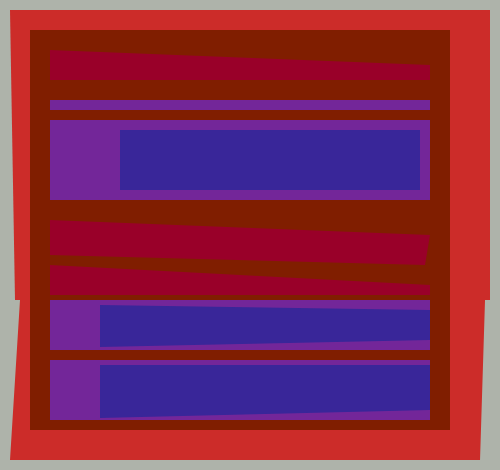
Frame 1 (no input)
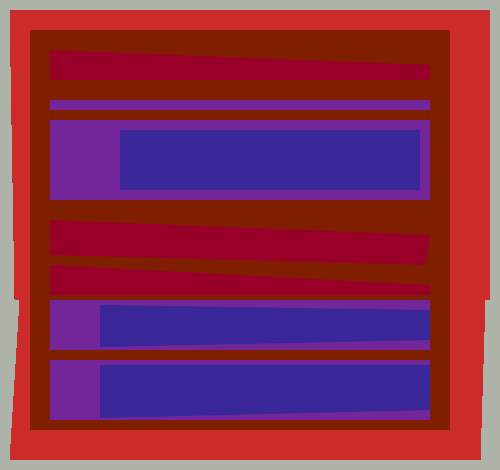
Frame 60 (no input)
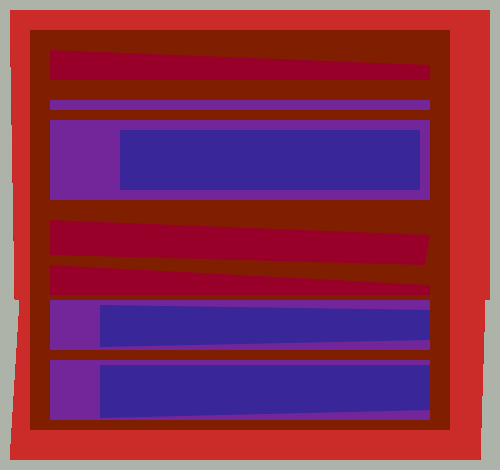
Frame 120 (the mouse pressed at the canvas centre since frame 60)

The p5.js sketch that drew these frames (run headless with seeded random() and noise() and a simulated clock; from frame 60 on, the mouse is pressed at the canvas centre):

// p5.js sketch
// ── sketch.js
function setup() {
  createCanvas(500,470);
  colorMode(HSB,360,100,100);
  background(90,5,70)
}

function draw() {
  fill(1,80,80)
  noStroke();
  quad(10, 10, 490, 10, 490, 300, 15, 300);
  quad(20,300, 485, 300, 480, 460, 10, 460);
  //red background
  
  fill(14,100,50);
  quad(30, 30, 450, 30, 450, 430, 30, 430);
  //brown quad
  
  fill(344,100,60);
  quad(50, 50, 430, 65, 430, 80, 50, 80)
  //pink quad
  
  fill(280, 75, 60);
  quad(50, 100, 430, 100, 430, 110, 50, 110);
  //purple thin quad
  
  fill(280, 75, 60)
  quad(50, 120, 430, 120, 430, 200, 50, 200);
  //purple large quad
  
  fill(250, 75, 60)
  quad(120, 130, 420, 130, 420, 190, 120, 190 );
  //blue center
  
  fill(344,100,60);
  quad(50, 220, 430, 235, 425, 265, 50, 255)
  
  fill(344,100,60);
  quad(50, 265, 430, 285, 430, 295, 50, 295);
  
  fill(280, 75, 60);
  quad(50, 300, 430, 300, 430, 350, 50, 350);
  
  fill(250, 75, 60);
  quad(100, 305, 430, 310, 430, 340, 100, 347);
  
  fill(280, 75, 60);
  quad(50, 360, 430, 360, 430, 420, 50, 420);
  
  fill(250, 75, 60);
  quad(100, 365, 430, 365, 430, 410, 100, 418);
  
  
  
}
